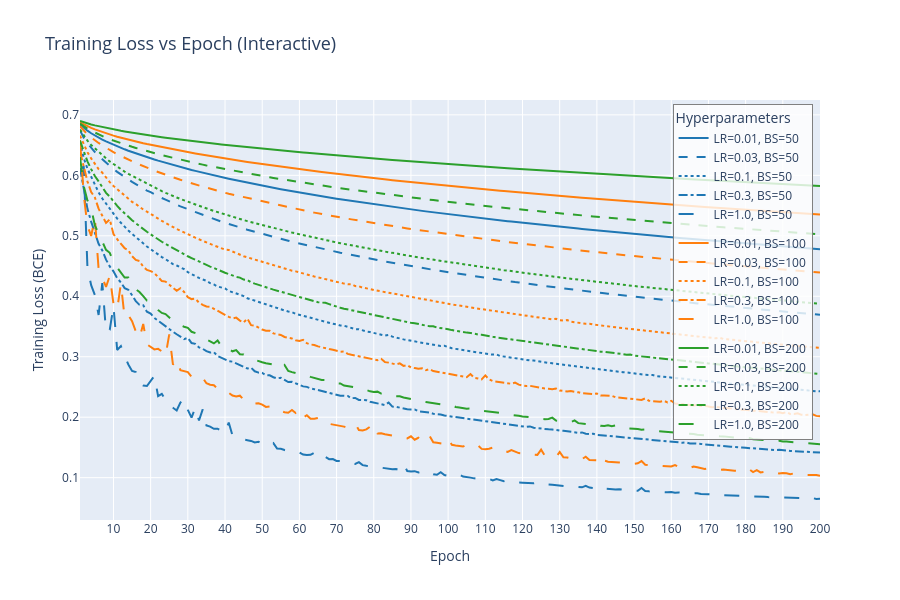
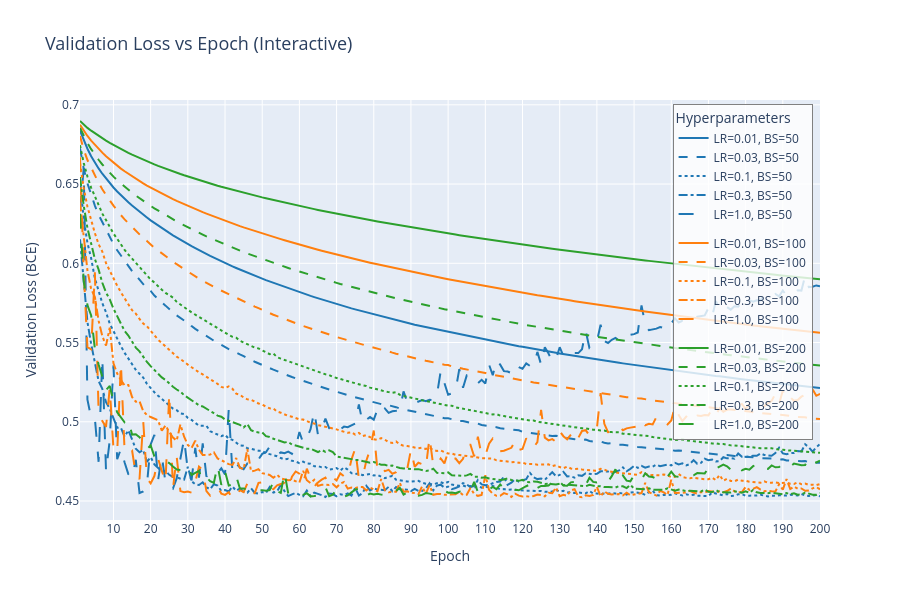

The notebook cell saved with these charts, in order:
### Markdown cell above
Run multiple experiments with different combinations of:
* learning rates - [0.01, 0.03, 0.1 , 0.3 , 1.0]
* batch sizes - [50, 100 , 200]

For each experiment, record the final train and validation evaluation metric and the log-loss.

**Visualization:**

Present your results using a heatmap, where:
* X-axis: learning rate
* Y-axis: batch size
* Values: evaluation metric (train / validation)


**Analysis:**

Explain (in text) how learning rate and batch size affect:
- convergence speed
- stability of training
- final performance

Support your explanation using the patterns observed in your heatmap.

### Code cell
import numpy as np
import matplotlib.pyplot as plt
import seaborn as sns
from sklearn.metrics import f1_score, accuracy_score
import plotly.graph_objects as go
from plotly.subplots import make_subplots

# Hyperparameter grid
learning_rates = [0.01, 0.03, 0.1, 0.3, 1.0]
batch_sizes = [50, 100, 200]

# Results storage - Accuracy
results_train_acc = np.zeros((len(batch_sizes), len(learning_rates)))
results_val_acc = np.zeros((len(batch_sizes), len(learning_rates)))

# Results storage - F1
results_train_f1 = np.zeros((len(batch_sizes), len(learning_rates)))
results_val_f1 = np.zeros((len(batch_sizes), len(learning_rates)))

# Results storage - Loss
results_train_loss = np.zeros((len(batch_sizes), len(learning_rates)))
results_val_loss = np.zeros((len(batch_sizes), len(learning_rates)))

# Storage for epoch-by-epoch loss curves
all_epoch_logs = {}  # key: (bs, lr) -> epoch_log list

# Run experiments
for i, bs in enumerate(batch_sizes):
    for j, lr in enumerate(learning_rates):
        print(f"Training with lr={lr}, batch_size={bs}...")
        
        # Run with accuracy metric (we'll compute F1 separately from predictions)
        w, b, history, epoch_log = sgd_logistic_regression(
            X_train, y_train,
            X_val, y_val,
            lr=lr,
            epochs=200,
            batch_size=bs,
            metric='accuracy',
            print_metrics=False
        )
        
        # Store full epoch log for plotting
        all_epoch_logs[(bs, lr)] = epoch_log
        
        # Record final loss
        final_log = epoch_log[-1]
        results_train_loss[i, j] = final_log['train_loss']
        results_val_loss[i, j] = final_log['val_loss']
        results_train_acc[i, j] = final_log['train_metric']
        results_val_acc[i, j] = final_log['val_metric']
        
        # Compute F1 scores using final model weights
        X_train_t = torch.tensor(X_train, dtype=torch.float32)
        X_val_t = torch.tensor(X_val, dtype=torch.float32)
        w_t = torch.tensor(w, dtype=torch.float32)
        b_t = torch.tensor(b, dtype=torch.float32)
        
        # Get predictions
        y_pred_train = torch.sigmoid(X_train_t @ w_t + b_t).numpy()
        y_pred_val = torch.sigmoid(X_val_t @ w_t + b_t).numpy()
        y_hat_train = (y_pred_train >= 0.5).astype(float).flatten()
        y_hat_val = (y_pred_val >= 0.5).astype(float).flatten()
        
        results_train_f1[i, j] = f1_score(y_train, y_hat_train)
        results_val_f1[i, j] = f1_score(y_val, y_hat_val)

print("\nExperiments complete!")

# ============================================================================
# INTERACTIVE PLOTLY VISUALIZATION - Training Loss Dynamics
# ============================================================================

# Create interactive plot for Training Loss over epochs
fig_train = go.Figure()

# Color palette for different batch sizes
colors_bs = {50: 'rgb(31, 119, 180)', 100: 'rgb(255, 127, 14)', 200: 'rgb(44, 160, 44)'}
# Line dash styles for different learning rates
dash_styles = {0.01: 'solid', 0.03: 'dash', 0.1: 'dot', 0.3: 'dashdot', 1.0: 'longdash'}

for bs in batch_sizes:
    for lr in learning_rates:
        epoch_log = all_epoch_logs[(bs, lr)]
        epochs = [log['epoch'] + 1 for log in epoch_log]
        train_losses = [log['train_loss'] for log in epoch_log]
        
        fig_train.add_trace(go.Scatter(
            x=epochs,
            y=train_losses,
            mode='lines',
            name=f'LR={lr}, BS={bs}',
            line=dict(color=colors_bs[bs], dash=dash_styles[lr], width=2),
            hovertemplate=(
                f'<b>LR={lr}, BS={bs}</b><br>'
                'Epoch: %{x}<br>'
                'Train Loss: %{y:.4f}<br>'
                '<extra></extra>'
            ),
            legendgroup=f'bs_{bs}',
        ))

fig_train.update_layout(
    title=dict(text='Training Loss vs Epoch (Interactive)', font=dict(size=18)),
    xaxis_title='Epoch',
    yaxis_title='Training Loss (BCE)',
    hovermode='closest',
    legend=dict(
        title='Hyperparameters',
        yanchor='top',
        y=0.99,
        xanchor='right',
        x=0.99,
        bgcolor='rgba(255,255,255,0.8)',
        bordercolor='gray',
        borderwidth=1,
        itemclick='toggle',
        itemdoubleclick='toggleothers'
    ),
    width=900,
    height=600,
)
fig_train.update_xaxes(tickmode='linear', dtick=10)
fig_train.show()

# Create interactive plot for Validation Loss over epochs
fig_val = go.Figure()

for bs in batch_sizes:
    for lr in learning_rates:
        epoch_log = all_epoch_logs[(bs, lr)]
        epochs = [log['epoch'] + 1 for log in epoch_log]
        val_losses = [log['val_loss'] for log in epoch_log]
        
        fig_val.add_trace(go.Scatter(
            x=epochs,
            y=val_losses,
            mode='lines',
            name=f'LR={lr}, BS={bs}',
            line=dict(color=colors_bs[bs], dash=dash_styles[lr], width=2),
            hovertemplate=(
                f'<b>LR={lr}, BS={bs}</b><br>'
                'Epoch: %{x}<br>'
                'Val Loss: %{y:.4f}<br>'
                '<extra></extra>'
            ),
            legendgroup=f'bs_{bs}',
        ))

fig_val.update_layout(
    title=dict(text='Validation Loss vs Epoch (Interactive)', font=dict(size=18)),
    xaxis_title='Epoch',
    yaxis_title='Validation Loss (BCE)',
    hovermode='closest',
    legend=dict(
        title='Hyperparameters',
        yanchor='top',
        y=0.99,
        xanchor='right',
        x=0.99,
        bgcolor='rgba(255,255,255,0.8)',
        bordercolor='gray',
        borderwidth=1,
        itemclick='toggle',
        itemdoubleclick='toggleothers'
    ),
    width=900,
    height=600,
)
fig_val.update_xaxes(tickmode='linear', dtick=10)
fig_val.show()

# ============================================================================
# STATIC HEATMAPS
# ============================================================================

# Create heatmaps - 3 rows x 2 columns
fig, axes = plt.subplots(3, 2, figsize=(14, 15))

# Train Accuracy Heatmap
sns.heatmap(results_train_acc, annot=True, fmt='.3f', cmap='YlGnBu',
            xticklabels=learning_rates, yticklabels=batch_sizes, ax=axes[0, 0])
axes[0, 0].set_xlabel('Learning Rate')
axes[0, 0].set_ylabel('Batch Size')
axes[0, 0].set_title('Train Accuracy')

# Validation Accuracy Heatmap
sns.heatmap(results_val_acc, annot=True, fmt='.3f', cmap='YlGnBu',
            xticklabels=learning_rates, yticklabels=batch_sizes, ax=axes[0, 1])
axes[0, 1].set_xlabel('Learning Rate')
axes[0, 1].set_ylabel('Batch Size')
axes[0, 1].set_title('Validation Accuracy')

# Train F1 Heatmap
sns.heatmap(results_train_f1, annot=True, fmt='.3f', cmap='YlGnBu',
            xticklabels=learning_rates, yticklabels=batch_sizes, ax=axes[1, 0])
axes[1, 0].set_xlabel('Learning Rate')
axes[1, 0].set_ylabel('Batch Size')
axes[1, 0].set_title('Train F1 Score')

# Validation F1 Heatmap
sns.heatmap(results_val_f1, annot=True, fmt='.3f', cmap='YlGnBu',
            xticklabels=learning_rates, yticklabels=batch_sizes, ax=axes[1, 1])
axes[1, 1].set_xlabel('Learning Rate')
axes[1, 1].set_ylabel('Batch Size')
axes[1, 1].set_title('Validation F1 Score')

# Train Loss Heatmap
sns.heatmap(results_train_loss, annot=True, fmt='.3f', cmap='YlOrRd',
            xticklabels=learning_rates, yticklabels=batch_sizes, ax=axes[2, 0])
axes[2, 0].set_xlabel('Learning Rate')
axes[2, 0].set_ylabel('Batch Size')
axes[2, 0].set_title('Train Log-Loss')

# Validation Loss Heatmap
sns.heatmap(results_val_loss, annot=True, fmt='.3f', cmap='YlOrRd',
            xticklabels=learning_rates, yticklabels=batch_sizes, ax=axes[2, 1])
axes[2, 1].set_xlabel('Learning Rate')
axes[2, 1].set_ylabel('Batch Size')
axes[2, 1].set_title('Validation Log-Loss')

plt.tight_layout()
plt.show()

# Print summary table
print("\n" + "="*100)
print("SUMMARY OF RESULTS")
print("="*100)
print(f"\n{'LR':<8}{'BS':<8}{'Train Acc':<12}{'Val Acc':<12}{'Train F1':<12}{'Val F1':<12}{'Train Loss':<12}{'Val Loss':<12}")
print("-"*88)
for i, bs in enumerate(batch_sizes):
    for j, lr in enumerate(learning_rates):
        print(f"{lr:<8}{bs:<8}{results_train_acc[i,j]:<12.4f}{results_val_acc[i,j]:<12.4f}"
              f"{results_train_f1[i,j]:<12.4f}{results_val_f1[i,j]:<12.4f}"
              f"{results_train_loss[i,j]:<12.4f}{results_val_loss[i,j]:<12.4f}")

# Analysis
print("\n" + "="*100)
print("ANALYSIS")
print("="*100)
analysis = """
**Learning Rate:**
- Low learning rate leads to slow convergence and is not enough to find the loss function minimum wihin 50 epochs.
  It is also prone to getting stuch in local minima (not really a problem for logistic regression).
- Medium learning rates (0.1 - 0.3): Good balance between convergence speed and stability.
  Generally achieves good final performance.
- Large learning rates (1.0): Faster convergence to the minimum, vut can overshoot. We also see the
  evidence of overfitting with the small batch size (low train loss, but val loss starts to grow)

**Effect of Batch Size:**
- Small batch sizes (50): More frequent updates of the weights lead to faster convergence per epoch.
  Higher variance in gradient estimates leads to noisier training, can help escape local minima.
- Large batch sizes (100, 200): More stable gradient estimates, smoother, but longer convergence.
  More likely to stuck in the local minima (not a danger here as we use logistic regression).

**Interaction Effects:**
- Small batch + large LR: High learning rate initially, but than the model starts to overfitt very quickly (large number of predictors
  allow foroverfitting of the model)
- Large batch + small LR: training is very slow, but stable.
- Large batch + small LR: Very slow convergence but stable training.

**Accuracy vs F1 Score:**
- Both metrics show similar patterns across hyperparameter combinations.
- F1 score is particularly important for imbalanced datasets as it considers both precision and recall.
- For SST-2 (roughly balanced), accuracy and F1 tend to be close, but F1 may reveal subtle differences
  in how well the model handles each class.

**Conclusions:**
Learnign rate of 0.3 with btcha size 100 demonstrated the best performance on evaluation.

"""
print(analysis)

### Figure 1 — Plotly figure (JSON) as saved in the notebook; plotly's stock layout.template omitted (floating-point values rounded to 4 significant figures; data arrays with more than 128 entries replaced by an {"elided": "..."} marker saying what was removed)
{"data": [{"hovertemplate": "<b>LR=0.01, BS=50</b><br>Epoch: %{x}<br>Train Loss: %{y:.4f}<br><extra></extra>", "legendgroup": "bs_50", "line": {"color": "rgb(31, 119, 180)", "dash": "solid", "width": 2}, "mode": "lines", "name": "LR=0.01, BS=50", "type": "scatter", "x": {"elided": "200 int values"}, "y": {"elided": "200 float values"}}, {"hovertemplate": "<b>LR=0.03, BS=50</b><br>Epoch: %{x}<br>Train Loss: %{y:.4f}<br><extra></extra>", "legendgroup": "bs_50", "line": {"color": "rgb(31, 119, 180)", "dash": "dash", "width": 2}, "mode": "lines", "name": "LR=0.03, BS=50", "type": "scatter", "x": {"elided": "200 int values"}, "y": {"elided": "200 float values"}}, {"hovertemplate": "<b>LR=0.1, BS=50</b><br>Epoch: %{x}<br>Train Loss: %{y:.4f}<br><extra></extra>", "legendgroup": "bs_50", "line": {"color": "rgb(31, 119, 180)", "dash": "dot", "width": 2}, "mode": "lines", "name": "LR=0.1, BS=50", "type": "scatter", "x": {"elided": "200 int values"}, "y": {"elided": "200 float values"}}, {"hovertemplate": "<b>LR=0.3, BS=50</b><br>Epoch: %{x}<br>Train Loss: %{y:.4f}<br><extra></extra>", "legendgroup": "bs_50", "line": {"color": "rgb(31, 119, 180)", "dash": "dashdot", "width": 2}, "mode": "lines", "name": "LR=0.3, BS=50", "type": "scatter", "x": {"elided": "200 int values"}, "y": {"elided": "200 float values"}}, {"hovertemplate": "<b>LR=1.0, BS=50</b><br>Epoch: %{x}<br>Train Loss: %{y:.4f}<br><extra></extra>", "legendgroup": "bs_50", "line": {"color": "rgb(31, 119, 180)", "dash": "longdash", "width": 2}, "mode": "lines", "name": "LR=1.0, BS=50", "type": "scatter", "x": {"elided": "200 int values"}, "y": {"elided": "200 float values"}}, {"hovertemplate": "<b>LR=0.01, BS=100</b><br>Epoch: %{x}<br>Train Loss: %{y:.4f}<br><extra></extra>", "legendgroup": "bs_100", "line": {"color": "rgb(255, 127, 14)", "dash": "solid", "width": 2}, "mode": "lines", "name": "LR=0.01, BS=100", "type": "scatter", "x": {"elided": "200 int values"}, "y": {"elided": "200 float values"}}, {"hovertemplate": "<b>LR=0.03, BS=100</b><br>Epoch: %{x}<br>Train Loss: %{y:.4f}<br><extra></extra>", "legendgroup": "bs_100", "line": {"color": "rgb(255, 127, 14)", "dash": "dash", "width": 2}, "mode": "lines", "name": "LR=0.03, BS=100", "type": "scatter", "x": {"elided": "200 int values"}, "y": {"elided": "200 float values"}}, {"hovertemplate": "<b>LR=0.1, BS=100</b><br>Epoch: %{x}<br>Train Loss: %{y:.4f}<br><extra></extra>", "legendgroup": "bs_100", "line": {"color": "rgb(255, 127, 14)", "dash": "dot", "width": 2}, "mode": "lines", "name": "LR=0.1, BS=100", "type": "scatter", "x": {"elided": "200 int values"}, "y": {"elided": "200 float values"}}, {"hovertemplate": "<b>LR=0.3, BS=100</b><br>Epoch: %{x}<br>Train Loss: %{y:.4f}<br><extra></extra>", "legendgroup": "bs_100", "line": {"color": "rgb(255, 127, 14)", "dash": "dashdot", "width": 2}, "mode": "lines", "name": "LR=0.3, BS=100", "type": "scatter", "x": {"elided": "200 int values"}, "y": {"elided": "200 float values"}}, {"hovertemplate": "<b>LR=1.0, BS=100</b><br>Epoch: %{x}<br>Train Loss: %{y:.4f}<br><extra></extra>", "legendgroup": "bs_100", "line": {"color": "rgb(255, 127, 14)", "dash": "longdash", "width": 2}, "mode": "lines", "name": "LR=1.0, BS=100", "type": "scatter", "x": {"elided": "200 int values"}, "y": {"elided": "200 float values"}}, {"hovertemplate": "<b>LR=0.01, BS=200</b><br>Epoch: %{x}<br>Train Loss: %{y:.4f}<br><extra></extra>", "legendgroup": "bs_200", "line": {"color": "rgb(44, 160, 44)", "dash": "solid", "width": 2}, "mode": "lines", "name": "LR=0.01, BS=200", "type": "scatter", "x": {"elided": "200 int values"}, "y": {"elided": "200 float values"}}, {"hovertemplate": "<b>LR=0.03, BS=200</b><br>Epoch: %{x}<br>Train Loss: %{y:.4f}<br><extra></extra>", "legendgroup": "bs_200", "line": {"color": "rgb(44, 160, 44)", "dash": "dash", "width": 2}, "mode": "lines", "name": "LR=0.03, BS=200", "type": "scatter", "x": {"elided": "200 int values"}, "y": {"elided": "200 float values"}}, {"hovertemplate": "<b>LR=0.1, BS=200</b><br>Epoch: %{x}<br>Train Loss: %{y:.4f}<br><extra></extra>", "legendgroup": "bs_200", "line": {"color": "rgb(44, 160, 44)", "dash": "dot", "width": 2}, "mode": "lines", "name": "LR=0.1, BS=200", "type": "scatter", "x": {"elided": "200 int values"}, "y": {"elided": "200 float values"}}, {"hovertemplate": "<b>LR=0.3, BS=200</b><br>Epoch: %{x}<br>Train Loss: %{y:.4f}<br><extra></extra>", "legendgroup": "bs_200", "line": {"color": "rgb(44, 160, 44)", "dash": "dashdot", "width": 2}, "mode": "lines", "name": "LR=0.3, BS=200", "type": "scatter", "x": {"elided": "200 int values"}, "y": {"elided": "200 float values"}}, {"hovertemplate": "<b>LR=1.0, BS=200</b><br>Epoch: %{x}<br>Train Loss: %{y:.4f}<br><extra></extra>", "legendgroup": "bs_200", "line": {"color": "rgb(44, 160, 44)", "dash": "longdash", "width": 2}, "mode": "lines", "name": "LR=1.0, BS=200", "type": "scatter", "x": {"elided": "200 int values"}, "y": {"elided": "200 float values"}}], "layout": {"height": 600, "hovermode": "closest", "legend": {"bgcolor": "rgba(255,255,255,0.8)", "bordercolor": "gray", "borderwidth": 1, "itemclick": "toggle", "itemdoubleclick": "toggleothers", "title": {"text": "Hyperparameters"}, "x": 0.99, "xanchor": "right", "y": 0.99, "yanchor": "top"}, "title": {"font": {"size": 18}, "text": "Training Loss vs Epoch (Interactive)"}, "width": 900, "xaxis": {"dtick": 10, "tickmode": "linear", "title": {"text": "Epoch"}}, "yaxis": {"title": {"text": "Training Loss (BCE)"}}}}

### Figure 2 — Plotly figure (JSON) as saved in the notebook; plotly's stock layout.template omitted (floating-point values rounded to 4 significant figures; data arrays with more than 128 entries replaced by an {"elided": "..."} marker saying what was removed)
{"data": [{"hovertemplate": "<b>LR=0.01, BS=50</b><br>Epoch: %{x}<br>Val Loss: %{y:.4f}<br><extra></extra>", "legendgroup": "bs_50", "line": {"color": "rgb(31, 119, 180)", "dash": "solid", "width": 2}, "mode": "lines", "name": "LR=0.01, BS=50", "type": "scatter", "x": {"elided": "200 int values"}, "y": {"elided": "200 float values"}}, {"hovertemplate": "<b>LR=0.03, BS=50</b><br>Epoch: %{x}<br>Val Loss: %{y:.4f}<br><extra></extra>", "legendgroup": "bs_50", "line": {"color": "rgb(31, 119, 180)", "dash": "dash", "width": 2}, "mode": "lines", "name": "LR=0.03, BS=50", "type": "scatter", "x": {"elided": "200 int values"}, "y": {"elided": "200 float values"}}, {"hovertemplate": "<b>LR=0.1, BS=50</b><br>Epoch: %{x}<br>Val Loss: %{y:.4f}<br><extra></extra>", "legendgroup": "bs_50", "line": {"color": "rgb(31, 119, 180)", "dash": "dot", "width": 2}, "mode": "lines", "name": "LR=0.1, BS=50", "type": "scatter", "x": {"elided": "200 int values"}, "y": {"elided": "200 float values"}}, {"hovertemplate": "<b>LR=0.3, BS=50</b><br>Epoch: %{x}<br>Val Loss: %{y:.4f}<br><extra></extra>", "legendgroup": "bs_50", "line": {"color": "rgb(31, 119, 180)", "dash": "dashdot", "width": 2}, "mode": "lines", "name": "LR=0.3, BS=50", "type": "scatter", "x": {"elided": "200 int values"}, "y": {"elided": "200 float values"}}, {"hovertemplate": "<b>LR=1.0, BS=50</b><br>Epoch: %{x}<br>Val Loss: %{y:.4f}<br><extra></extra>", "legendgroup": "bs_50", "line": {"color": "rgb(31, 119, 180)", "dash": "longdash", "width": 2}, "mode": "lines", "name": "LR=1.0, BS=50", "type": "scatter", "x": {"elided": "200 int values"}, "y": {"elided": "200 float values"}}, {"hovertemplate": "<b>LR=0.01, BS=100</b><br>Epoch: %{x}<br>Val Loss: %{y:.4f}<br><extra></extra>", "legendgroup": "bs_100", "line": {"color": "rgb(255, 127, 14)", "dash": "solid", "width": 2}, "mode": "lines", "name": "LR=0.01, BS=100", "type": "scatter", "x": {"elided": "200 int values"}, "y": {"elided": "200 float values"}}, {"hovertemplate": "<b>LR=0.03, BS=100</b><br>Epoch: %{x}<br>Val Loss: %{y:.4f}<br><extra></extra>", "legendgroup": "bs_100", "line": {"color": "rgb(255, 127, 14)", "dash": "dash", "width": 2}, "mode": "lines", "name": "LR=0.03, BS=100", "type": "scatter", "x": {"elided": "200 int values"}, "y": {"elided": "200 float values"}}, {"hovertemplate": "<b>LR=0.1, BS=100</b><br>Epoch: %{x}<br>Val Loss: %{y:.4f}<br><extra></extra>", "legendgroup": "bs_100", "line": {"color": "rgb(255, 127, 14)", "dash": "dot", "width": 2}, "mode": "lines", "name": "LR=0.1, BS=100", "type": "scatter", "x": {"elided": "200 int values"}, "y": {"elided": "200 float values"}}, {"hovertemplate": "<b>LR=0.3, BS=100</b><br>Epoch: %{x}<br>Val Loss: %{y:.4f}<br><extra></extra>", "legendgroup": "bs_100", "line": {"color": "rgb(255, 127, 14)", "dash": "dashdot", "width": 2}, "mode": "lines", "name": "LR=0.3, BS=100", "type": "scatter", "x": {"elided": "200 int values"}, "y": {"elided": "200 float values"}}, {"hovertemplate": "<b>LR=1.0, BS=100</b><br>Epoch: %{x}<br>Val Loss: %{y:.4f}<br><extra></extra>", "legendgroup": "bs_100", "line": {"color": "rgb(255, 127, 14)", "dash": "longdash", "width": 2}, "mode": "lines", "name": "LR=1.0, BS=100", "type": "scatter", "x": {"elided": "200 int values"}, "y": {"elided": "200 float values"}}, {"hovertemplate": "<b>LR=0.01, BS=200</b><br>Epoch: %{x}<br>Val Loss: %{y:.4f}<br><extra></extra>", "legendgroup": "bs_200", "line": {"color": "rgb(44, 160, 44)", "dash": "solid", "width": 2}, "mode": "lines", "name": "LR=0.01, BS=200", "type": "scatter", "x": {"elided": "200 int values"}, "y": {"elided": "200 float values"}}, {"hovertemplate": "<b>LR=0.03, BS=200</b><br>Epoch: %{x}<br>Val Loss: %{y:.4f}<br><extra></extra>", "legendgroup": "bs_200", "line": {"color": "rgb(44, 160, 44)", "dash": "dash", "width": 2}, "mode": "lines", "name": "LR=0.03, BS=200", "type": "scatter", "x": {"elided": "200 int values"}, "y": {"elided": "200 float values"}}, {"hovertemplate": "<b>LR=0.1, BS=200</b><br>Epoch: %{x}<br>Val Loss: %{y:.4f}<br><extra></extra>", "legendgroup": "bs_200", "line": {"color": "rgb(44, 160, 44)", "dash": "dot", "width": 2}, "mode": "lines", "name": "LR=0.1, BS=200", "type": "scatter", "x": {"elided": "200 int values"}, "y": {"elided": "200 float values"}}, {"hovertemplate": "<b>LR=0.3, BS=200</b><br>Epoch: %{x}<br>Val Loss: %{y:.4f}<br><extra></extra>", "legendgroup": "bs_200", "line": {"color": "rgb(44, 160, 44)", "dash": "dashdot", "width": 2}, "mode": "lines", "name": "LR=0.3, BS=200", "type": "scatter", "x": {"elided": "200 int values"}, "y": {"elided": "200 float values"}}, {"hovertemplate": "<b>LR=1.0, BS=200</b><br>Epoch: %{x}<br>Val Loss: %{y:.4f}<br><extra></extra>", "legendgroup": "bs_200", "line": {"color": "rgb(44, 160, 44)", "dash": "longdash", "width": 2}, "mode": "lines", "name": "LR=1.0, BS=200", "type": "scatter", "x": {"elided": "200 int values"}, "y": {"elided": "200 float values"}}], "layout": {"height": 600, "hovermode": "closest", "legend": {"bgcolor": "rgba(255,255,255,0.8)", "bordercolor": "gray", "borderwidth": 1, "itemclick": "toggle", "itemdoubleclick": "toggleothers", "title": {"text": "Hyperparameters"}, "x": 0.99, "xanchor": "right", "y": 0.99, "yanchor": "top"}, "title": {"font": {"size": 18}, "text": "Validation Loss vs Epoch (Interactive)"}, "width": 900, "xaxis": {"dtick": 10, "tickmode": "linear", "title": {"text": "Epoch"}}, "yaxis": {"title": {"text": "Validation Loss (BCE)"}}}}
